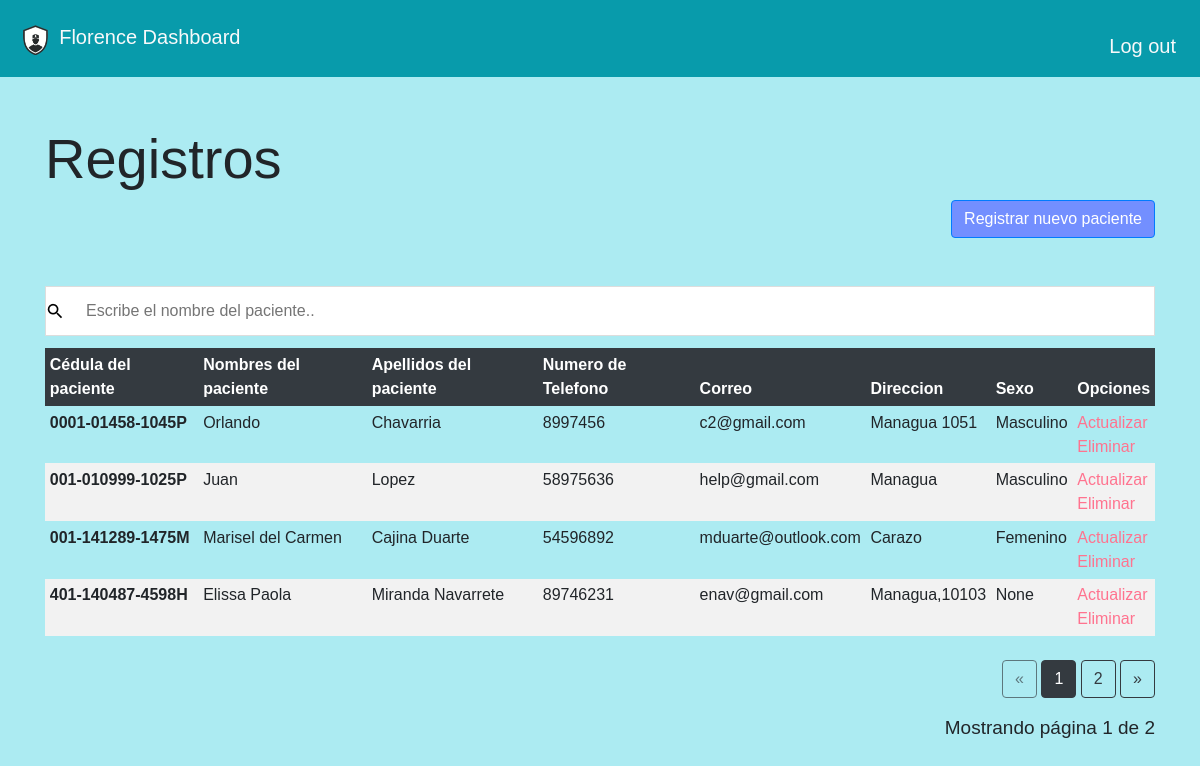
The app's page / (signed in) with its own data.
### models.py (models this page shows)
class pacientes(Model):
	__tablename__ = "users"
	id = Column(db.Integer, primary_key=True)
	rol_id = Column(db.Integer,nullable=True)
	nombres = Column(db.Text, nullable=True)
	apellidos = Column(db.Text, nullable=True)
	correo = Column(db.Text, nullable=True)
	telefono = Column(db.Text, nullable=True)
	direccion = Column(db.Text, nullable=True)
	sexo = Column(db.Text, nullable=True)
	cedula = Column(db.Text, nullable=True)

### app.py (the view)
@app.route("/", methods=["GET", "POST"])
@login_required
def index():
    if request.method == "POST":
        rows=db.execute("select * from users")
        return redirect("/",rows=rows)
    else:
        page = request.args.get('page', 1, type=int)
        lista_url = list()
        rows = pacientes.query.paginate(page=page, per_page=ROWS_PER_PAGE)
        rows2 = pacientes.query.all()
        for rows2 in rows2:
            urlhash = generate_password_hash(str(rows2.id))
            lista_url.append({'id':  rows2.id,
                              'url':  str(urlhash)})
        session["urls"] = lista_url
        return render_template("dashboard.html",rows=rows)

### app.py (called while the page is built)
@app.after_request
def after_request(response):
    response.headers["Cache-Control"] = "no-cache, no-store, must-revalidate"
    response.headers["Expires"] = 0
    response.headers["Pragma"] = "no-cache"
    return response

### helpers.py (called while the page is built)
def login_required(f):
    @wraps(f)
    def decorated_function(*args, **kwargs):
        if session.get("user_id") is None:
            return redirect("/login")
        return f(*args, **kwargs)
    return decorated_function

### templates/dashboard.html (shortened to what this page needs)
{% extends "layout.html" %}
{% block main %}
<div class="container">
<h1 class="display display-4">Registros</h1>
<div class='text-right'>
    <a href='/rpacientes' class='btn btn-primary' style="background-color: #738FFF;">Registrar nuevo paciente</a>
  </div>
</div>
<br>
<br>
<div class="container">
<input type="text" id="myInput" onkeyup="myFunction()" placeholder="Escribe el nombre del paciente.." title="Type in a name"  style="background: url(&quot;static/p.png&quot;) left center no-repeat rgb(255, 255, 255);"/>
<div class="table-responsive">
  <table class="table table-sm table-borderless mb-0">
      <thead class="thead-dark">
          <tr>
            <th scope="col">Cédula del paciente</th>
            <th scope="col">Nombres del paciente</th>
            <th scope="col">Apellidos del paciente</th>
            <th scope="col">Numero de Telefono</th>
            <th scope="col">Correo</th>
            <th scope="col">Direccion</th>
            <th scope="col">Sexo</th>
            <th scope="col">Opciones</th>
          </tr>
      </thead>
      <tbody>
          {% for rows in rows.items %}
          {%if (rows.rol_id != 1) and (rows.rol_id != 3)%}
          <tr>
            <th scope="row">{{rows.cedula}}</th>
            <td>{{rows.nombres}}</td>
            <td>{{rows.apellidos}}</td>
            <td>{{rows.telefono}}</td>
            <td>{{rows.correo}}</td>
            <td>{{rows.direccion}}</td>
            <td>{{rows.sexo}}</td>
            <td>
              {% for xd in session.urls %}
              {%if xd.id == rows.id %}
              <a style="text-decoration:none ;color:#FF738F" href='/mpacientes/{{xd.url}}'>Actualizar</a>
              {%endif%}
              {% endfor %}
              <br>
              <a style="text-decoration:none ;color:#FF738F" href='/eliminarPaciente/{{rows.id}}'>Eliminar</a>
            </td>
          </tr>
          {%elif session.rol_asignado == 3 %}
          <tr>
            <th scope="row">{{rows.cedula}}</th>
            <td>{{rows.nombres}}</td>
            <td>{{rows.apellidos}}</td>
            <td>{{rows.telefono}}</td>
            <td>{{rows.correo}}</td>
            <td>{{rows.direccion}}</td>
            <td>{{rows.sexo}}</td>
            <td>
              {% for xd in session.urls %}
              {%if xd.id == rows.id %}
              <a style="text-decoration:none ;color:#FF738F" href='/mpacientes/{{xd.url}}'>Actualizar</a>
              {%endif%}
              {% endfor %}
              <br>
              <a style="text-decoration:none ;color:#FF738F" href='/eliminarPaciente/{{rows.id}}'>Eliminar</a>
            </td>
          </tr>
          {%endif%}
          {% endfor %}
      </tbody>
  </table>
<br>
<div class="text-right">
  <a href="{{ url_for('index', page=rows.prev_num) }}"
     class="btn btn-outline-dark
     {% if rows.page == 1 %}disabled{% endif %}">
      &laquo;
  </a>
  {% for page_num in rows.iter_pages(left_edge=1, right_edge=1, left_current=1, right_current=2) %}
{% if page_num %}
          {% if rows.page == page_num %}
          <a href="{{ url_for('index', page=page_num) }}"
             class="btn btn-dark">
              {{ page_num }}
          </a>
          {% else %}
          <a href="{{ url_for('index', page=page_num) }}"
             class="btn btn-outline-dark">
              {{ page_num }}
          </a>
          {% endif %}
      {% else %}
          ...
      {% endif %}
  {% endfor %}
  <a href="{{ url_for('index', page=rows.next_num) }}"
     class="btn btn-outline-dark
     {% if rows.page == rows.pages %}disabled{% endif %}">
      &raquo;
  </a>
</div>
<p class="text-right mt-3">
 Mostrando página {{ rows.page }} de {{ rows.pages }}
</p>
</div>
</div>
{% endblock %}

### static/indexLa.css (style rules this page uses)
p { font-size: 19px; }

### templates/layout.html (style rules this page uses)
html { background-color: #ACEBF2; }
body { font-family: "Poppins", sans-serif; height: 100vh; background-color: #ACEBF2; }
#myInput { background: url(&quot;images/googbg.png&quot;) left center no-repeat rgb(255, 255, 255); background-image: url('static/css/p.png'); background-position: 10px 10px; background-repeat: no-repeat; width: 100%; font-size: 16px; padding: 12px 20px 12px 40px; border: 1px solid #ddd; margin-bottom: 12px; }
table { border-collapse: collapse; width: 100%; }
th, td { text-align: left; padding: 8px; }
tr:nth-child(even) { background-color: #f2f2f2; }

### records on screen
pacientes: cedula "0001-01458-1045P", nombres "Orlando", apellidos "Chavarria", telefono "8997456", correo "c2@gmail.com", direccion "Managua 1051", sexo "Masculino"
pacientes: cedula "001-010999-1025P", nombres "Juan", apellidos "Lopez", telefono "58975636", correo "help@gmail.com", direccion "Managua", sexo "Masculino"
pacientes: cedula "001-141289-1475M", nombres "Marisel del Carmen", apellidos "Cajina Duarte", telefono "54596892", correo "mduarte@outlook.com", direccion "Carazo", sexo "Femenino"
pacientes: cedula "401-140487-4598H", nombres "Elissa Paola", apellidos "Miranda Navarrete", telefono "89746231", correo "enav@gmail.com", direccion "Managua,10103", sexo "None"

### other values on screen
{{ page_num }} "1"
{{ page_num }} "2"
{{ rows.page }} "1"
{{ rows.pages }} "2"
